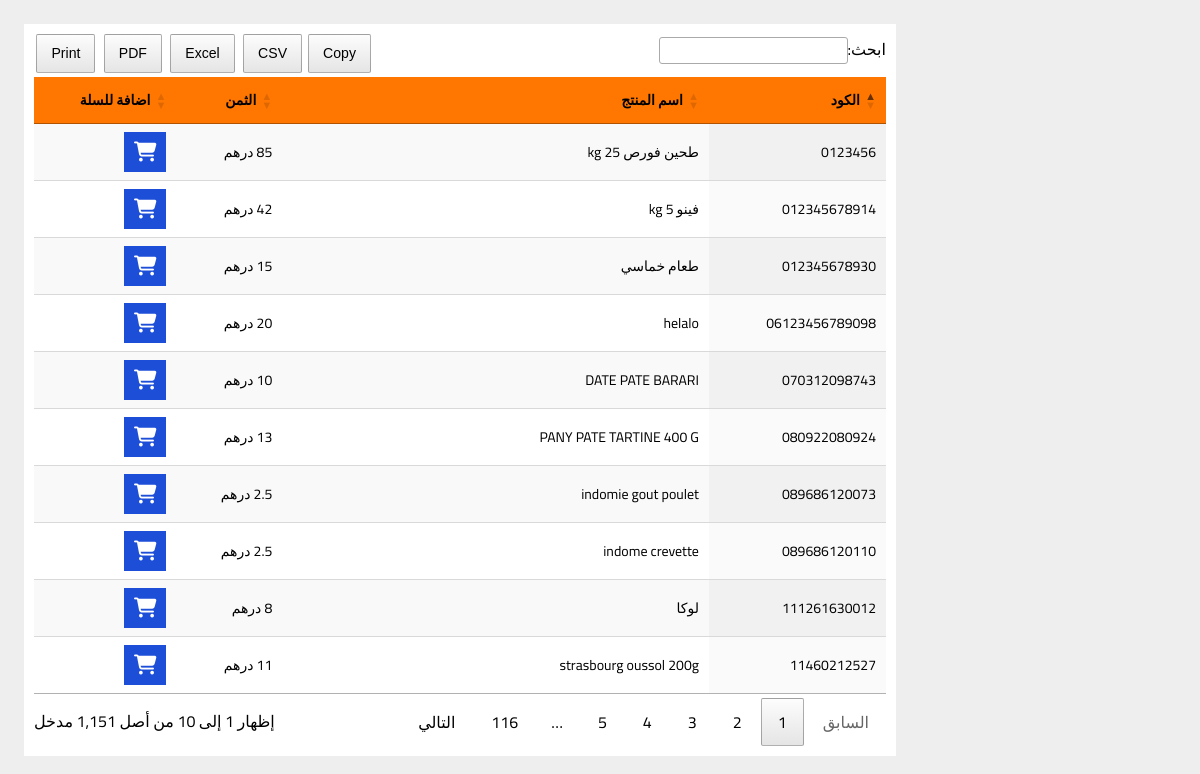
The page /salesmodel.php?request=index on the database its author committed.
### tables this page shows
CREATE TABLE "produits" (
	"id"	INTEGER NOT NULL PRIMARY KEY AUTOINCREMENT,
	"code_produit"	TEXT NOT NULL UNIQUE,
	"designation"	TEXT,
	"id_categorie"	TEXT NOT NULL,
	"unite_id"	INTEGER NOT NULL,
	"quantite_stock"	REAL NOT NULL,
	"critical_number"	INTEGER NOT NULL DEFAULT 5,
	"date_exp"	TEXT NOT NULL,
	"prix_vente"	REAL NOT NULL,
	"prix_achat"	REAL NOT NULL,
	"marge"	INTEGER NOT NULL,
	"created_at"	TEXT NOT NULL,
	"updated_at"	TEXT
);

### app/helpers/DateH.php (called while the page is built, shortened)
<?php
    class DateH{
        public static function current(){
            $t=time();
            return date("Y-m-d",$t);
        }
    }

### app/controllers/ProduitController.php (called while the page is built, shortened)
<?php
    class ProduitController {
        private $produit;
        private $id;
        private $categorie;
        private $unite;
        private $nom_produit;
        private $quantite;
        private $crtQuant;
        private $date_exp;
        private $prix_achat;
        private $prix_vente;
        private $code;
        public function __construct($pdo){
            $this->produit      = new Produit($pdo);
            $this->id           = $this->getId();
            $this->categorie    = $this->getCat();
            $this->unite        = $this->getUni();
            $this->nom_produit  = $this->getNom();
            $this->quantite     = $this->getQuant();
            $this->crtQuant     = $this->getCrtQuant();
            $this->date_exp     = $this->getExp();
            $this->prix_achat   = $this->getAchat();
            $this->prix_vente   = $this->getVente();
            $this->code         = $this->getCode();
        }
          public function getAllProducts(){
            $allproducts = $this->produit->all();
            return $allproducts;
        }
         private function getId(){
            return $this->id;
        }
        private function getCat(){
            return $this->categorie;
        }
        private function getUni(){
            return $this->unite;
        }
        private function getNom(){
            return $this->nom_produit;
        }
        private function getQuant(){
            return $this->quantite;
        }
        private function getCrtQuant(){
            return $this->crtQuant;
        }
        private function getExp(){
            return $this->date_exp;
        }
        private function getAchat(){
            return $this->prix_achat;
        }
        private function getVente(){
            return $this->prix_vente;
        }
        private function getCode(){
            return $this->code;
        }
    }

### app/models/Produit.php (called while the page is built, shortened)
<?php
    class Produit extends Model{
        public function __construct($pdo){
            $this->table = "produits";
        }
    }

### app/models/Model.php (called while the page is built, shortened)
<?php
    abstract class Model{
        protected $pdo;
        protected $table;
        public function __construct($pdo){
            $this->pdo = $pdo;
        }
        public function all(){
            $table = $this->table;
            $statement = $this->pdo->query(" SELECT * FROM $table ");
            $row = $statement->fetchAll(\PDO::FETCH_ASSOC);
            return $row;
        }
    }

### salesmodel.php (the view, shortened to what this page needs)
<?php
    require 'init.php';
    $produitObj     = new ProduitController($pdo);
?>
    <?php include "template/includes/head.php"; ?>
    <?php
        if($_SERVER['REQUEST_METHOD'] == "GET"){
            $request = $_GET['request'];
            if($request == "index"){
            ?>
                <section class="content-section">
                    <div class="table-data">
                        <?php
                            $products = $produitObj->getAllProducts();
                        ?>
                    <table id="example" class=" display nowrap" style="width:100%;text-align:center">
                            <thead>
                                <tr>
                                    <th>الكود</th>
                                    <th>اسم المنتج</th>
                                    <th>الثمن</th>
                                    <th>اضافة للسلة</th>
                                </tr>
                            </thead>
                            <tbody>
                                <?php
                                    foreach($products as $item){
                                        ?>
                                <tr>
                                    <td><?php echo $item['code_produit']; ?></td>
                                    <td><?php echo $item['designation'];?></td>
                                    <td><?php echo $item['prix_vente'] ; ?> درهم</td>
                                    <td>
                                        <a href="salesmodel.php?request=index&id=<?php echo $item['id'] ; ?>"><i class="fa-solid fa-cart-shopping btn btn-blue" style="font-size: 20px;"></i></a>
                                    </td>
                                </tr>
                                        <?php
                                    }
                                ?>
                            </tbody>
                        </table>
                    </div>
                </section>
            <?php
            }
        }
    ?>
<?php
 include "template/includes/footer.php";
?>

### template/design/style/main.css (style rules this page uses)
* { margin: 0; padding: 0; box-sizing: border-box; direction: rtl; }
a { text-decoration: none; }
body { background-color: #eee; }
.btn { padding: 10px; border: none; outline: none; }
.btn-blue { background-color: #1d4ed8; color: #fff; transition: 0.3s ease-in-out; }
.content-section { position: relative; width: calc(100% - 280px); right: 280px; transition: 0.3s ease; font-family: "Cairo"; }
.content-section .table-data { background-color: #fff; margin: 24px; padding: 10px; direction: rtl !important; }
.content-section .table-data thead { background-color: #ff7700; }
.content-section .table-data #example { font-size: 14px !important; text-align: right !important; }
.content-section .table-data #example th { font-size: 14px !important; text-align: right !important; }

### rows shown on the page
produits: code_produit "0123456", designation "طحين فورص 25 kg"
produits: code_produit "012345678914", designation "فينو 5 kg"
produits: code_produit "012345678930", designation "طعام خماسي"
produits: code_produit "070312098743", designation "DATE PATE BARARI"
produits: code_produit "080922080924", designation "PANY PATE TARTINE 400 G"
produits: code_produit "111261630012", designation "لوكا"
produits: code_produit "089686120110", designation "indome crevette"
produits: code_produit "089686120073", designation "indomie gout poulet"
produits: code_produit "11460212527", designation "strasbourg oussol 200g"
produits: code_produit "06123456789098", designation "helalo"
